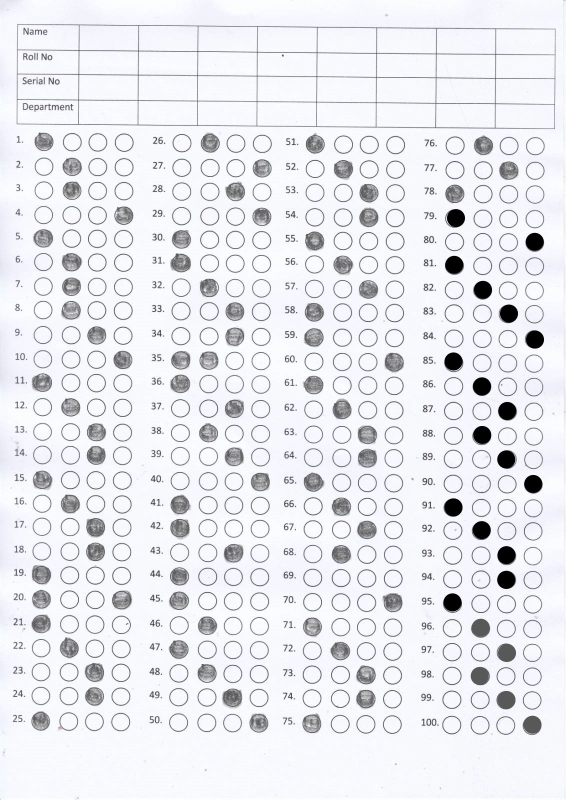
#> input picture media/answersheet/mcq_sample3_test1_AVkqheU.jpg, 1131 x 1600 px (shown at 1/2 size); its folder holds only this picture in this run
$ python -i views.py   (imports and definitions only)
#> lines starting #> are read from the running program, lines starting #| are printed output that depends on the picture
#> further down, picture is the input picture: shape (1600, 1131, 3); mean B, G, R 237.4, 232.4, 231.8
import os
from django.shortcuts import render,redirect
from django.http import HttpResponse
from .import models
from .forms import ImageForm
from PIL import Image
import numpy as np
import io
import cv2
import copy
import imutils
from imutils.perspective import four_point_transform
from imutils import contours
import random
from .models import Result, CandidateDetails, Exam, MultipleImageUpload
from ORM.settings import MEDIA_ROOT

import json

docCnt = None


# [5 lines left out: function get_image, not called in this run]

def base(request):
    return render(request,'base.html')

# [149 lines left out: function index, not called in this run]

def crop_img(image_array):
    details_image = image_array[0:250, :]
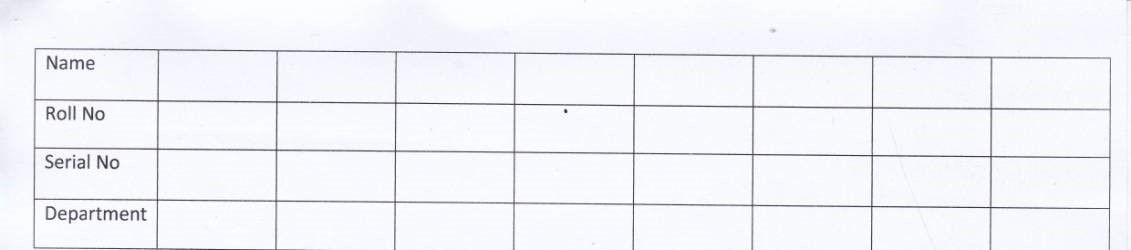
#> details_image: shape (250, 1131, 3); mean B, G, R 248, 242.7, 242
    image = image_array[250:,:]
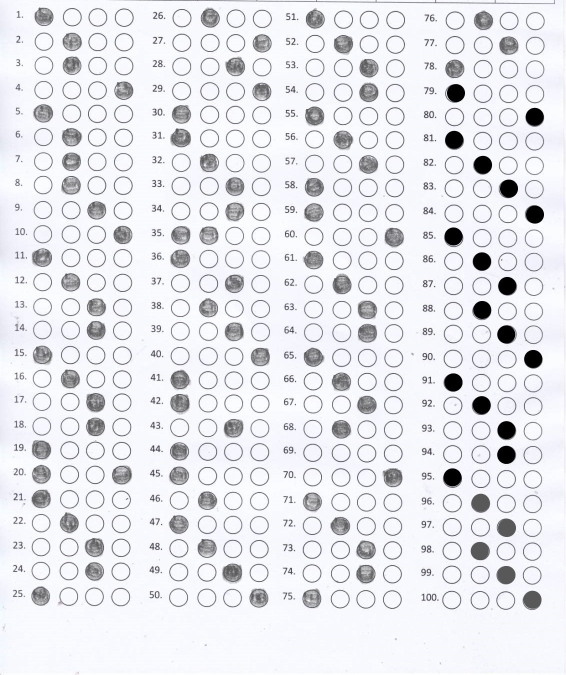
#> image: shape (1350, 1131, 3) (shown at 1/2 size); mean B, G, R 235.5, 230.5, 229.9
    height, width, _ = image.shape
#> height = 1350; width = 1131
    path = 'static/images/cropped.jpg'
    cv2.imwrite(path, image)
    return image, height, width, details_image

# [109 lines left out: functions vstacked_img, hstack_img, preprocess, not called in this run]

# generate result
def result_view(request):
    return render(request,'view_result.html')
# [50 lines left out: functions result, generate_result, result_detail, not called in this run]

#add data in the candidate table
def cand(request):
    return render(request,'cand_view.html')

# [21 lines left out: functions add_candidates, cand_details, not called in this run]

def exam_view(request):
    return render(request,'exam_view.html')

#add data in the exam table
# [33 lines left out: functions add_exam, exam_detail, upload, not called in this run]

def calculate_result(image, exam_name_req=None, ANSWER_KEY=None, source_answersheet=False):
    image, height, width, details_image = crop_img(image)
#> height = 1350; width = 1131
    ## read symbol number, exam_name from QR code
    # adding static details
    if not source_answersheet:
#> (the run stopped early here; a loop or call above may not have finished)

$ run again, on media/answersheet/health.jpg
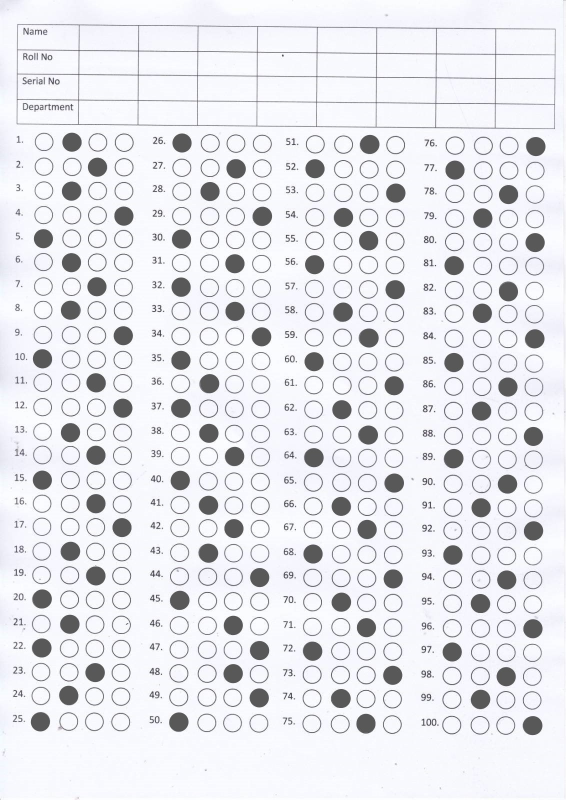
#> input picture media/answersheet/health.jpg, 1131 x 1600 px (shown at 1/2 size)
#> picture is the input picture: shape (1600, 1131, 3); mean B, G, R 235.5, 230.8, 230.1
#> in crop_img, `image = image_array[250:,:]`:
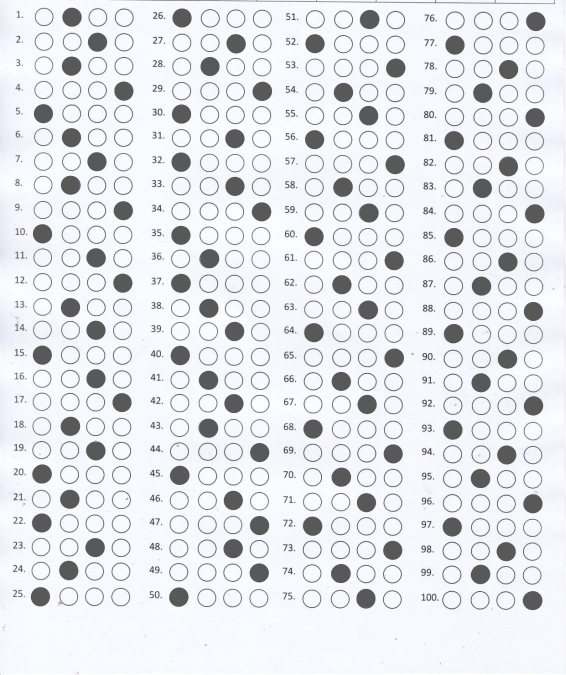
#> image: shape (1350, 1131, 3) (shown at 1/2 size); mean B, G, R 233.2, 228.5, 227.9
#> in calculate_result, `image, height, width, details_image = crop_img(image)`: height = 1350; width = 1131

$ run again, on media/answersheet/lok_sewa.jpg
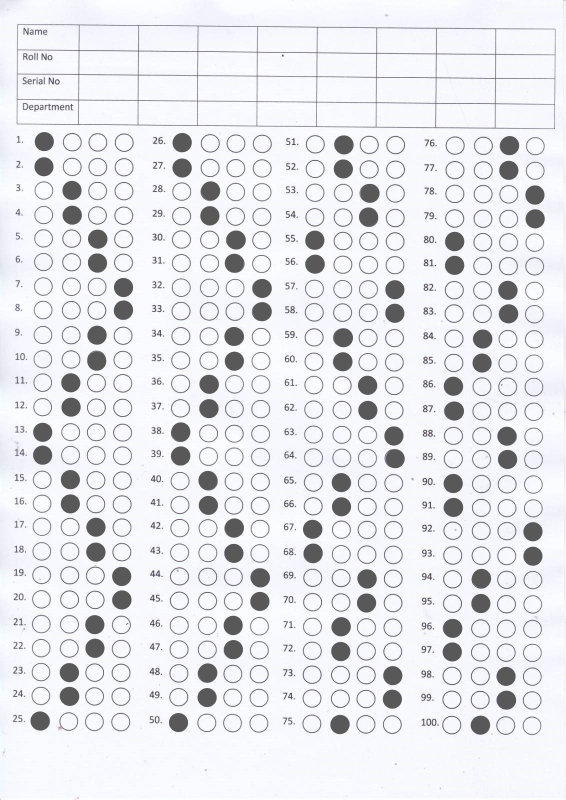
#> input picture media/answersheet/lok_sewa.jpg, 1131 x 1600 px (shown at 1/2 size)
#> picture is the input picture: shape (1600, 1131, 3); mean B, G, R 235.5, 230.7, 230.1
#> in crop_img, `image = image_array[250:,:]`:
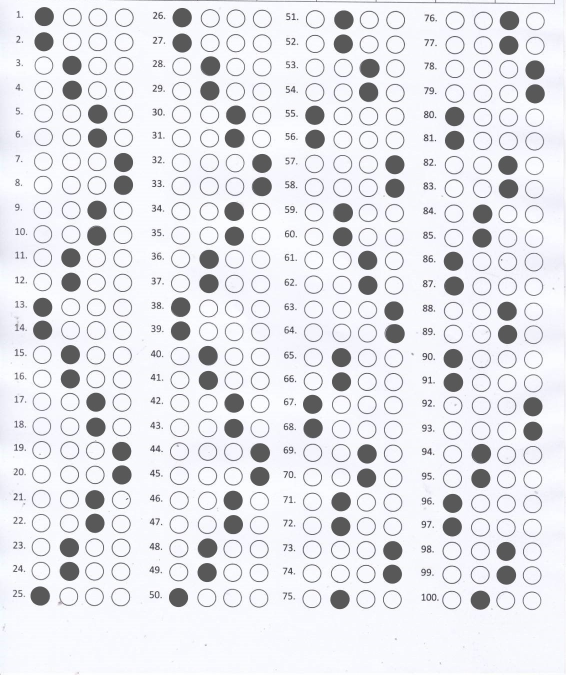
#> image: shape (1350, 1131, 3) (shown at 1/2 size); mean B, G, R 233.2, 228.5, 227.9
#> in calculate_result, `image, height, width, details_image = crop_img(image)`: height = 1350; width = 1131

$ run again, on media/answersheet/math.jpg
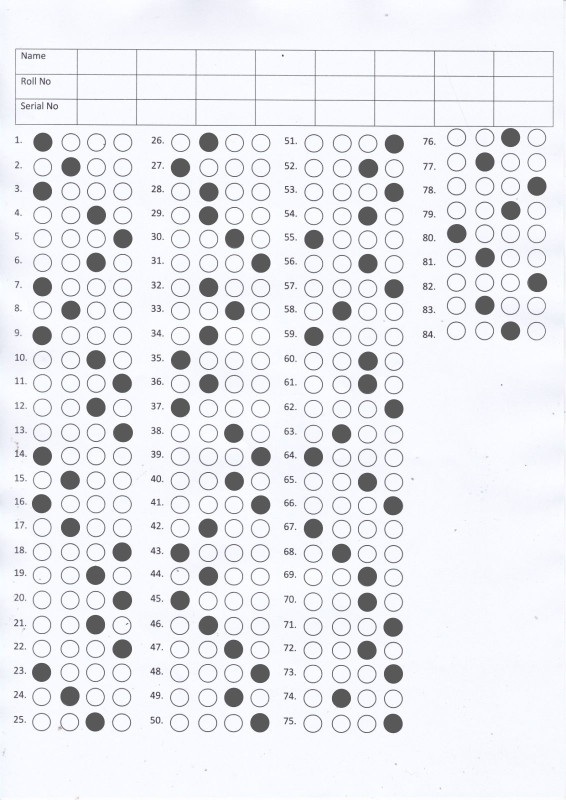
#> input picture media/answersheet/math.jpg, 1131 x 1600 px (shown at 1/2 size)
#> picture is the input picture: shape (1600, 1131, 3); mean B, G, R 239.1, 234.4, 233.5
#> in crop_img, `details_image = image_array[0:250, :]`:
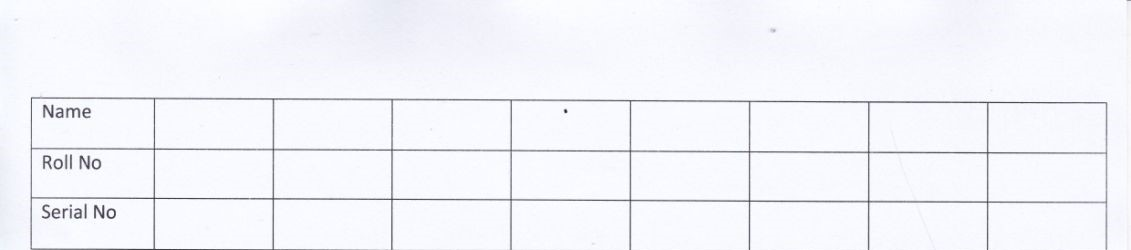
#> details_image: shape (250, 1131, 3); mean B, G, R 249.9, 244.7, 243.8
#> in crop_img, `image = image_array[250:,:]`:
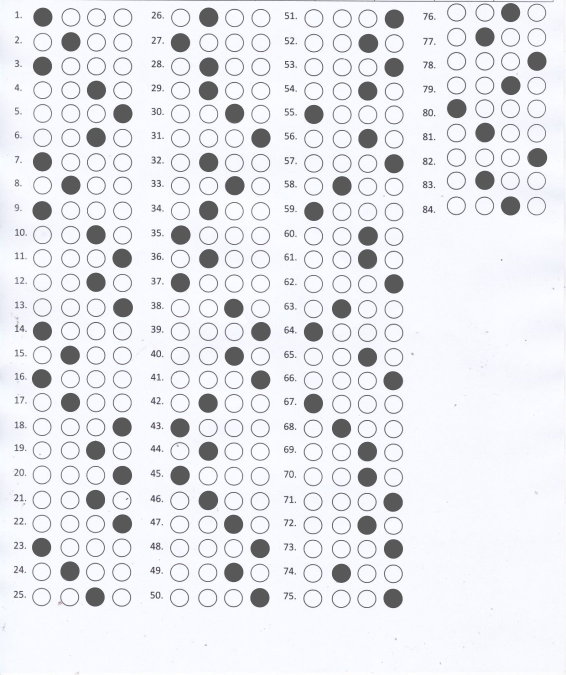
#> image: shape (1350, 1131, 3) (shown at 1/2 size); mean B, G, R 237.1, 232.5, 231.6
#> in calculate_result, `image, height, width, details_image = crop_img(image)`: height = 1350; width = 1131
